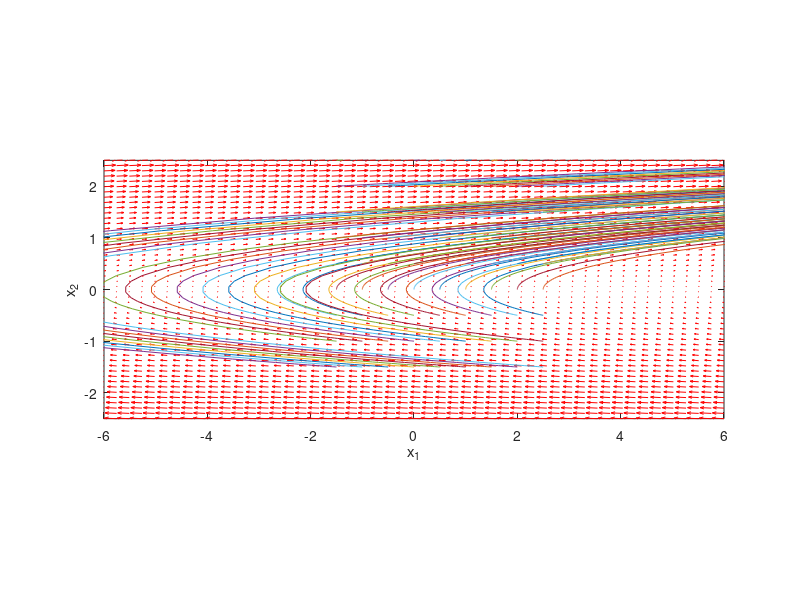

This chart was generated by the following MATLAB code:
% hw 3
% prob 2
% http://matlab.cheme.cmu.edu/2011/08/09/phase-portraits-of-a-system-of-odes/

clear all; close all; clc

%%

f_0 = 50;
H = 6;
S_B = 115000;
D_load = (1/1.5);
%P_m = ;
%P_load = ;
P_delta = 3000;
P_loss = 0;

A = -(f_0/(2*H*S_B*D_load))
B = (f_0/(2*H*S_B))*(P_delta - P_loss)



% f = @(t,X) [X(2); X(1) - X(1).^3 - delta*X(2)]; % + X(1).^2*X(2)]; % IT  WORKED FOR THIS ONE
f = @(t,X) [X(2); A*X(1)+B];

% To generate the phase portrait, we need to compute the derivatives $y_1'$ and $y_2'$ 
% at $t=0$ on a grid over the range of values for $y_1$ and $y_2$ we are interested in. 
% We will plot the derivatives as a vector at each (y1, y2) which will show us the initial 
% direction from each point. We will examine the solutions over the range -2 < y1 < 8, and 
% -2 < y2 < 2 for y2, and create a grid of 20x20 points.

y1 = linspace(-6,6,50);
y2 = linspace(-2.5,2.5,50);

[x,y] = meshgrid(y1,y2);
size(x);
size(y);

% computing the vector field

u = zeros(size(x));
v = zeros(size(x));

% we can use a single loop over each element to compute the derivatives at
% each point (y1, y2)
t=0; % we want the derivatives at each point at t=0, i.e. the starting time

for i = 1:numel(x)
    Yprime = f(t,[x(i); y(i)]);
    u(i) = Yprime(1);
    v(i) = Yprime(2);
end

quiver(x,y,u,v,'r'); figure(gcf)
xlabel('x_1')
ylabel('x_2')
axis tight equal;

%% PLOT SOLUTIONS

hold on
for y10 = [-1.5 -1 -0.5 0 0.5 1 1.5 2 2.5]
for y20 =  [-1.5 -1 -0.5 0 0.5 1 1.5 2 2.5] %[0 0.5 1 1.5 2 2.5]
    [ts,ys] = ode45(f,[0,500],[y10;y20]); % [-0.5;y20] % t= 0.5 % [-1.5;y20]
    plot(ys(:,1),ys(:,2))
    ylim([-2.5, 2.5])
    xlim([-6, 6])
    %plot(ys(1,1),ys(1,2),'bo') % starting point
    %plot(ys(end,1),ys(end,2),'ks') % ending point
end
end
hold off
